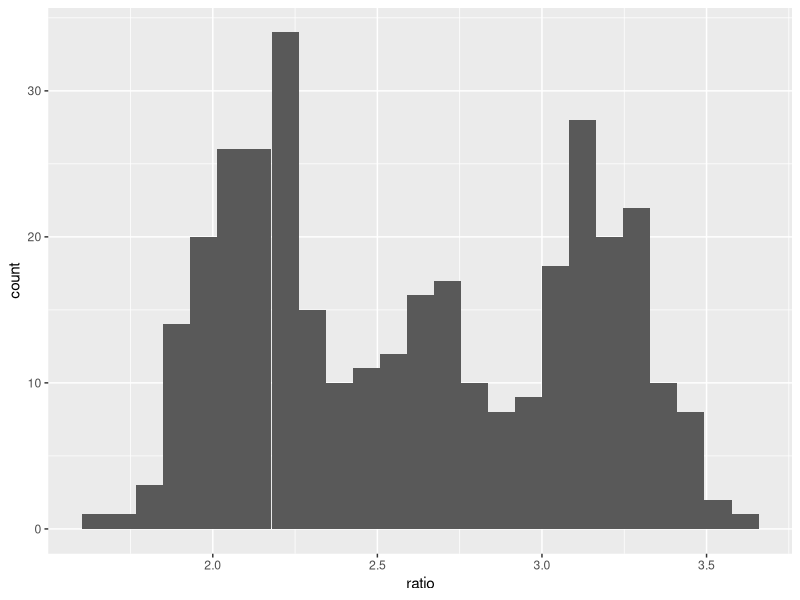
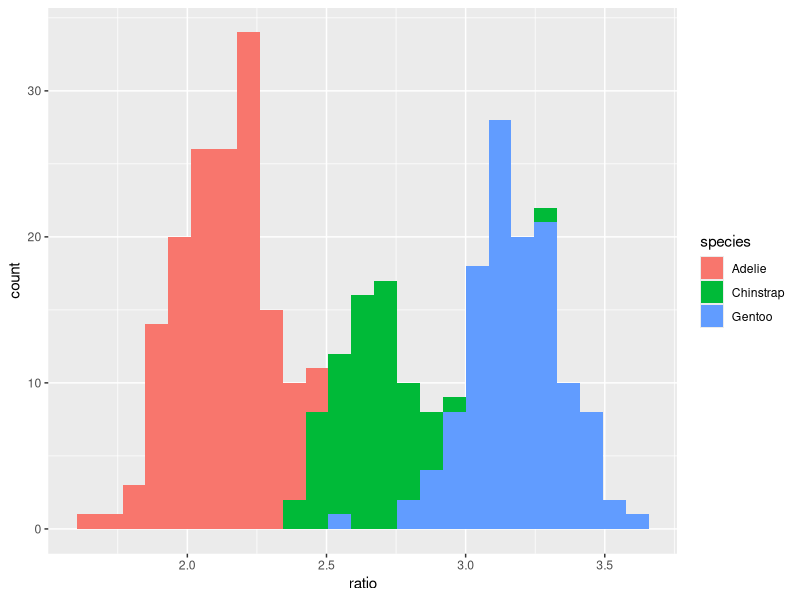
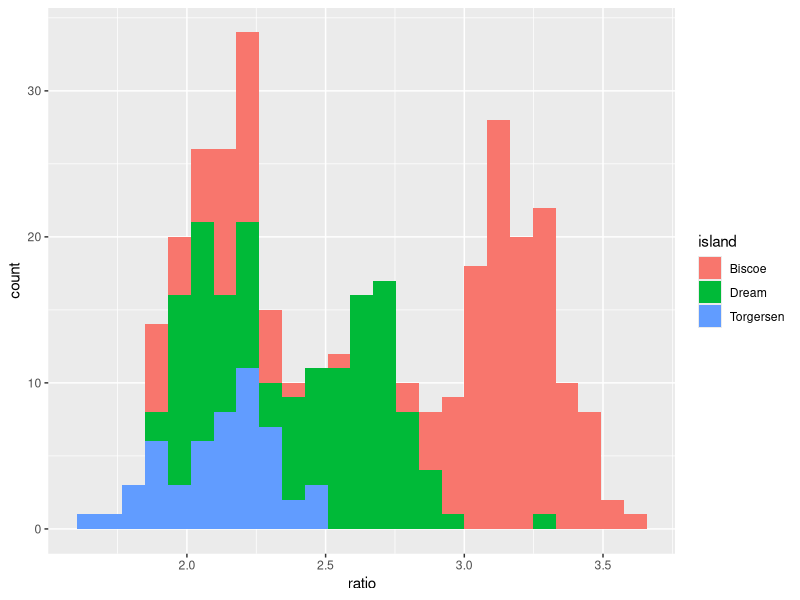
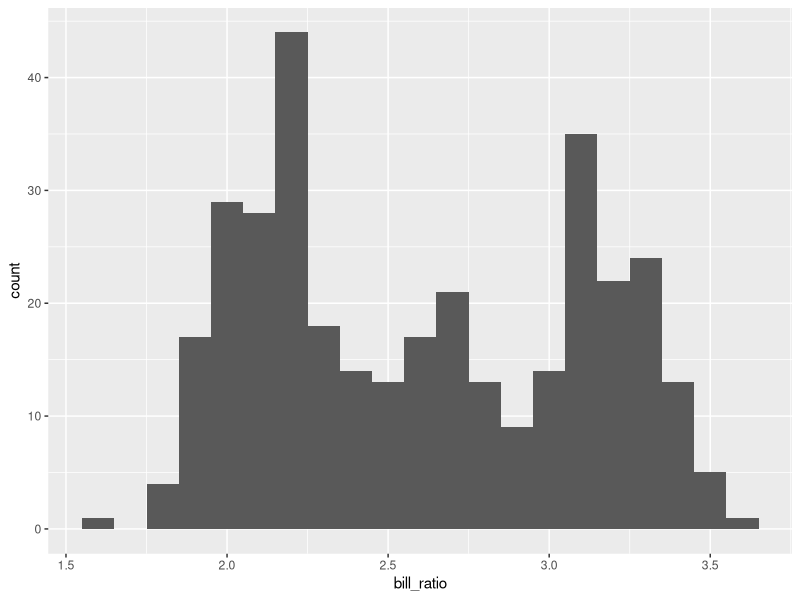
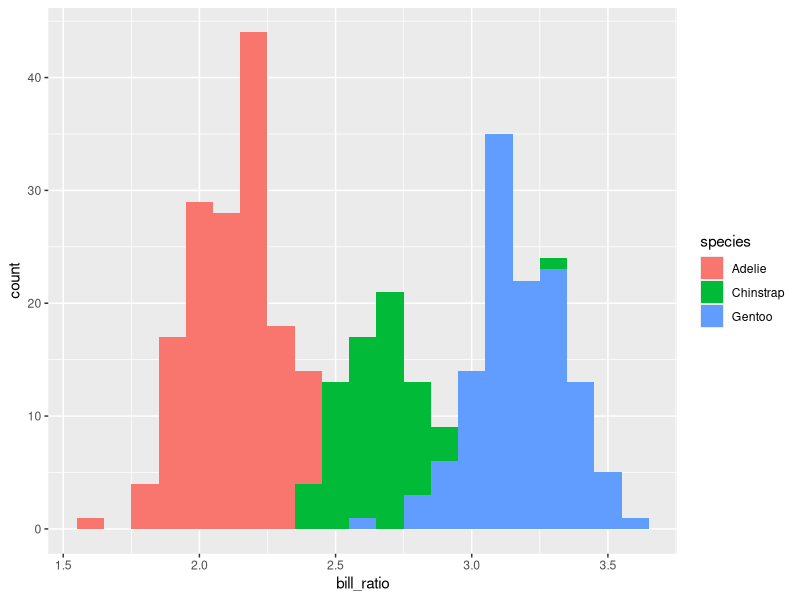

R code for these plots, in order:
## ---- chunk 1
knitr::opts_chunk$set(echo = TRUE)
library(tidyverse)
library(palmerpenguins)
## ---- chunk 2
ChickWeight |> 
  group_by(Chick) |>
  mutate(growth = (weight-min(weight)) / Time)
## ---- chunk 3
ChickWeight |> 
  filter(Time == 10) |> 
  group_by(Diet) |> 
  summarize(weight_10 = mean(weight), .groups = "drop")
## ---- chunk 4
penguins |> count(species)
## ---- chunk 5
penguins |> summarize(max_flipper = max(flipper_length_mm),
                      min_flipper = min(flipper_length_mm))
penguins |> summarize(max_flipper = max(flipper_length_mm, na.rm=TRUE),
                      min_flipper = min(flipper_length_mm, na.rm=TRUE),
                      count = n())

## ---- chunk 6
penguins |> filter(!is.na(flipper_length_mm)) |>
  summarize(max_flipper = max(flipper_length_mm),
            min_flipper = min(flipper_length_mm),
            count = n())
penguins |> na.omit() |>
  summarize(max_flipper = max(flipper_length_mm),
            min_flipper = min(flipper_length_mm),
            count = n())

## ---- chunk 7
penguins |> filter(!is.na(flipper_length_mm)) |>
  group_by(species, sex) |>
  summarize(max_flipper = max(flipper_length_mm),
            median_flipper = median(flipper_length_mm),
            min_flipper = min(flipper_length_mm),
            count = n())
## ---- chunk 8
penguins |> summarize( max_flipper_length_mm = max(flipper_length_mm) )
penguins |> summarize( max_flipper_length_mm = max(flipper_length_mm, na.rm=TRUE) )
penguins |> filter( flipper_length_mm == max(flipper_length_mm, na.rm=TRUE) )
## ---- chunk 9
penguins |>
  group_by(species, island) |> 
  filter( flipper_length_mm == max(flipper_length_mm, na.rm=TRUE) )
penguins |>
  group_by(species) |> 
  filter( flipper_length_mm == max(flipper_length_mm, na.rm=TRUE) )
penguins |>
  group_by(island) |> 
  filter( flipper_length_mm == max(flipper_length_mm, na.rm=TRUE) )
## ---- chunk 10
penguins |> 
  count(island, species)

## ---- chunk 11
penguins |> 
  mutate(ratio = bill_length_mm / bill_depth_mm) |>
  # select(species, island, bill_length_mm, bill_depth_mm, ratio) |>
  ggplot(aes(x = ratio)) +
  geom_histogram(bins = 25)
## ---- chunk 12
penguins |> 
  mutate(ratio = bill_length_mm / bill_depth_mm) |>
  # select(species, island, bill_length_mm, bill_depth_mm, ratio) |>
  ggplot(aes(x = ratio, fill = species)) +
  geom_histogram(bins = 25)
## ---- chunk 13
penguins |> 
  mutate(ratio = bill_length_mm / bill_depth_mm) |>
  # select(species, island, bill_length_mm, bill_depth_mm, ratio) |>
  ggplot(aes(x = ratio, fill = island)) +
  geom_histogram(bins = 25)
## ---- chunk 14
penguins |>
  filter(!is.na(body_mass_g)) |>
  group_by(species, sex) |>
  summarize( mean_body_mass = mean(body_mass_g),
             sd_body_mass = sd(body_mass_g),
             n = n(),
             se_mean_body_mass = sd_body_mass / sqrt(n),
             cv_body_mass = sd_body_mass / mean_body_mass)

## ---- chunk 15
diamonds |>
  mutate(price_per_carat = price / carat) |>
  group_by(color, clarity, cut) |>
  summarise(median_price_per_carat = median(price_per_carat), 
            n = n(),
            .groups = "drop") |>
  arrange(-median_price_per_carat) |>
  group_by(cut) |>
  slice_head(n=2) |>
  # filter(median_price_per_carat == max(median_price_per_carat)) |>
  ungroup() |>
  arrange(-median_price_per_carat)
## ---- chunk 16
penguins |> group_by(species) |> summarize(n = n()) # These 3 lines all do the same thing
penguins |> group_by(species) |> count()
count_table <- penguins |> count(species)
penguins |> count(species)
## ---- chunk 17
penguins |> 
  na.omit() |>
  summarize(min_flipper_length = min(flipper_length_mm),
            max_flipper_length = max(flipper_length_mm))
## ---- chunk 18
penguins |> 
  filter(!is.na(flipper_length_mm)) |>
  summarize(min_flipper_length = min(flipper_length_mm),
            max_flipper_length = max(flipper_length_mm))
## ---- chunk 19
penguins |> 
  filter(!is.na(flipper_length_mm)) |>
  group_by(species) |>
  summarize(min_flipper_length = min(flipper_length_mm),
            max_flipper_length = max(flipper_length_mm))
## ---- chunk 20
penguins |>
  filter(!is.na(flipper_length_mm)) |>
  group_by(species, sex) |>
  mutate(max_flipper_length = max(flipper_length_mm)) |>
  filter(flipper_length_mm == max_flipper_length) |>
  select(species, sex, flipper_length_mm, max_flipper_length)
## ---- chunk 21
penguins |>
  filter(!is.na(flipper_length_mm)) |>
  group_by(species, sex) |>
  filter(flipper_length_mm == max(flipper_length_mm)) |>
  select(species, sex, flipper_length_mm)
## ---- chunk 22
penguins |> count(species, island)
penguins |> group_by(species, island) |> summarize(n = n())
## ---- chunk 23
penguins |> group_by(species, island) |> summarize(n = n()) |> summarize(n = n())
## ---- chunk 24
penguins |> mutate(bill_ratio = bill_length_mm / bill_depth_mm) |>
  filter(!is.na(bill_ratio)) |>
  ggplot(aes(x = bill_ratio)) +
  geom_histogram(binwidth = 0.1)
## ---- chunk 25
penguins |> 
  mutate(bill_ratio = bill_length_mm / bill_depth_mm) |>
  filter(!is.na(bill_ratio)) |>
  ggplot(aes(x = bill_ratio, fill = species)) +
  geom_histogram(binwidth = 0.1)

## ---- chunk 26

